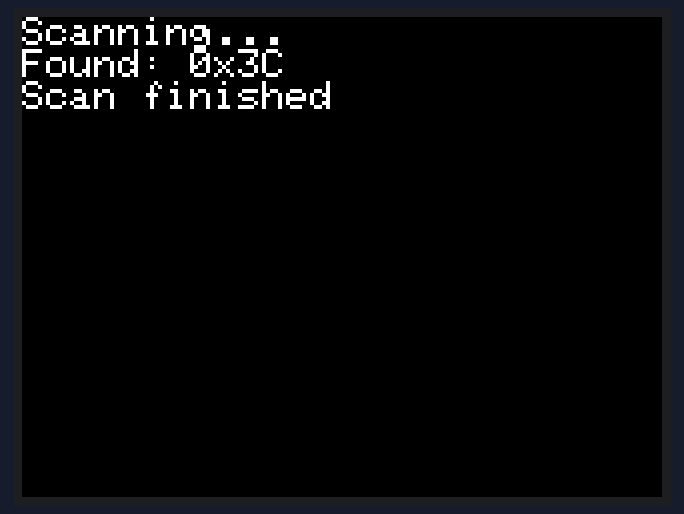
A sketch run on a simulated ESP32. Parts: 320×240 colour display. What the sketch prints to the serial monitor is not drawn.

Above: at 1.3 s.

The sketch:

I2CScan.ino
```cpp
#include <M5Unified.h> // 引入M5Unified库
#include <Wire.h>

void setup() {
  M5.begin(); // 初始化M5设备
  M5.Display.setRotation(3); // 设置屏幕方向
  M5.Display.setTextSize(2); // 设置文字大小
  Serial.begin(115200);
  delay(1000);
  Serial.println("\nI2C Scanner");
  M5.Display.println("\nI2C Scanner");
  Wire.begin();
}

void loop() {
  byte error, address;
  int nDevices = 0;
  M5.Display.fillScreen(BLACK);
  M5.Display.setCursor(0, 0);

  Serial.println("Scanning...");
  M5.Display.println("Scanning...");

  for (address = 1; address < 127; address++) {
    Wire.beginTransmission(address);
    error = Wire.endTransmission();

    if (error == 0) {
      Serial.print("I2C device found at address 0x");
      M5.Display.print("Found: 0x");
      if (address < 16) {
        Serial.print("0");
        M5.Display.print("0");
      }
      Serial.println(address, HEX);
      M5.Display.println(address, HEX);
      nDevices++;
    }
  }

  if (nDevices == 0) {
    Serial.println("No I2C devices found");
    M5.Display.println("No devices");
  } else {
    Serial.println("Scan finished");
    M5.Display.println("Scan finished");
  }

  delay(5000);
}
```
